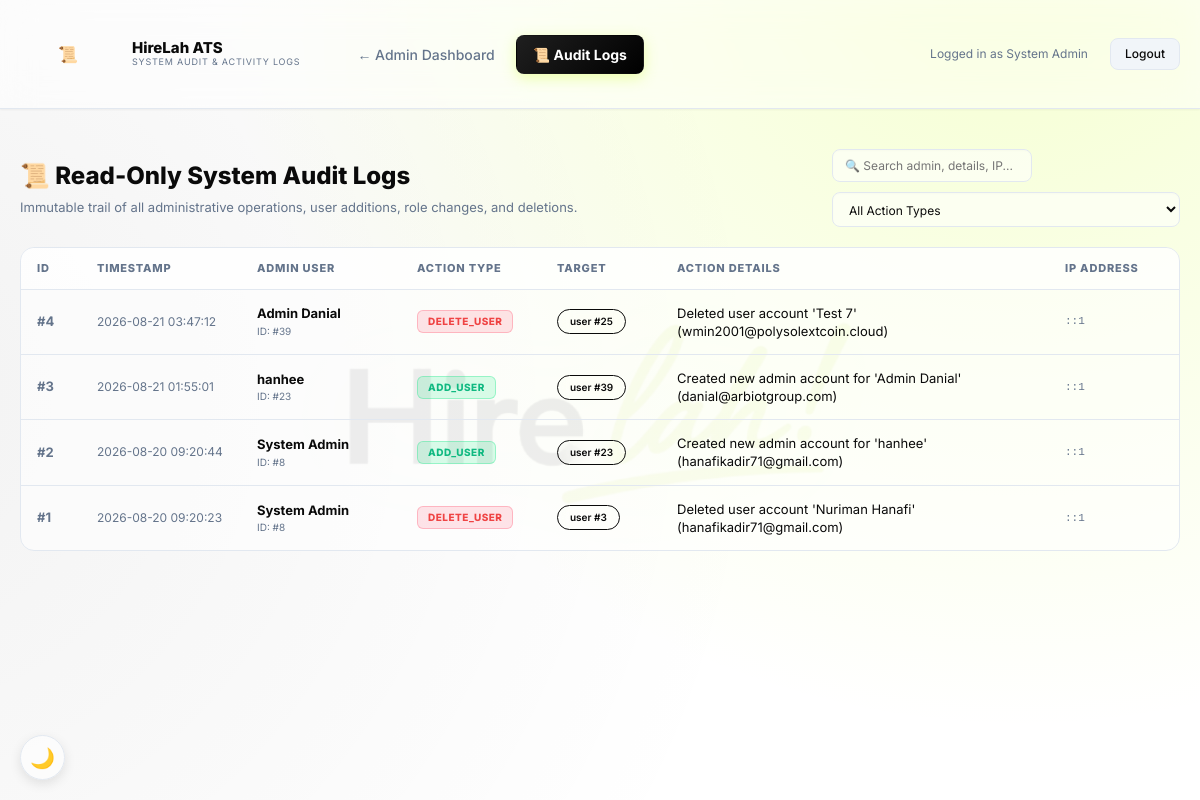
Page /admin_logs.php (signed in) on the committed database.
### tables this page shows
CREATE TABLE `admin_logs` (
  `id` int(11) NOT NULL,
  `admin_id` int(11) NOT NULL,
  `admin_name` varchar(100) NOT NULL,
  `action` varchar(50) NOT NULL,
  `target_type` varchar(50) NOT NULL,
  `target_id` int(11) DEFAULT NULL,
  `details` text DEFAULT NULL,
  `ip_address` varchar(45) DEFAULT NULL,
  `created_at` timestamp NOT NULL DEFAULT current_timestamp()
);

### admin_logs.php (the view, shortened to what this page needs)
<?php
require_once 'auth.php';
$search_query = trim($_GET['search'] ?? '');
$sql = "SELECT * FROM admin_logs WHERE 1=1";
$params = [];
$sql .= " ORDER BY created_at DESC LIMIT 200";
$stmt = $pdo->prepare($sql);
$stmt->execute($params);
$logs = $stmt->fetchAll(PDO::FETCH_ASSOC);
?>
<!DOCTYPE html>
<html lang="en">
<head>
    <link rel="stylesheet" href="style.css?v=<?php echo @filemtime(__DIR__.'/style.css'); ?>">
</head>
<body>
    <div class="bg-watermark-logo"><img src="logo/logo.png?v=<?php echo @filemtime(__DIR__.'/logo/logo.png'); ?>" alt="HireLah Watermark Logo"></div>
    <header>
        <div class="header-inner">
            <div class="logo-box">📜</div>
            <div>
                <div style="font-size:15px; font-weight:800; line-height:1">HireLah ATS</div>
                <div style="font-size:9px; color:var(--mut); letter-spacing:0.8px">SYSTEM AUDIT & ACTIVITY LOGS</div>
            </div>
            <nav style="display:flex; gap:4px; margin-left:24px">
                <a href="admin_dashboard.php">&larr; Admin Dashboard</a>
                <a href="admin_logs.php" class="active">📜 Audit Logs</a>
            </nav>
            <div class="header-right-actions">
                <span class="user-info-text" style="font-size:12px; color:var(--mut); margin-right:10px;">Logged in as <?= htmlspecialchars($_SESSION['user_name']) ?></span>
                <a href="logout.php" class="btn-secondary" style="padding:6px 14px; font-size:12px;">Logout</a>
            </div>
        </div>
    </header>
    <main style="max-width:1200px;">
        <div style="display:flex; justify-content:space-between; align-items:center; margin-bottom:20px; flex-wrap:wrap; gap:16px;">
            <div>
                <h1 style="font-size:24px; font-weight:800; color:var(--txt); margin:0;">📜 Read-Only System Audit Logs</h1>
                <p style="font-size:13px; color:var(--mut); margin:4px 0 0 0;">Immutable trail of all administrative operations, user additions, role changes, and deletions.</p>
            </div>
            <form method="GET" style="display:flex; gap:10px; align-items:center; flex-wrap:wrap; margin:0;">
                <input type="text" name="search" value="<?= htmlspecialchars($search_query) ?>" placeholder="🔍 Search admin, details, IP..." style="padding:8px 12px; font-size:12px; border-radius:8px; border:1px solid var(--bdr); background:var(--surf); color:var(--txt); width:200px;">
                <select name="action_filter" onchange="this.form.submit()" style="padding:8px 12px; font-size:12px; margin:0;">
                    <option value="">All Action Types</option>
                </select>
            </form>
        </div>
        <?php if(empty($logs)): ?>
            <div class="panel" style="text-align:center; padding:60px 20px; border-style:dashed;">
                <div style="font-size:36px; margin-bottom:12px;">📭</div>
                <div style="font-size:18px; font-weight:700; color:var(--txt); margin-bottom:6px;">No audit log records found</div>
                <div style="font-size:13px; color:var(--mut);">State-changing admin actions performed from the admin dashboard will automatically be recorded here.</div>
            </div>
        <?php else: ?>
            <div class="logs-table-wrapper">
                <table class="logs-table">
                    <thead>
                        <tr>
                            <th style="width:60px;">ID</th>
                            <th style="width:160px;">Timestamp</th>
                            <th style="width:160px;">Admin User</th>
                            <th style="width:140px;">Action Type</th>
                            <th style="width:120px;">Target</th>
                            <th>Action Details</th>
                            <th style="width:130px;">IP Address</th>
                        </tr>
                    </thead>
                    <tbody>
                        <?php foreach($logs as $l): ?>
                            <tr>
                                <td style="font-weight:700; color:var(--mut);">#<?= $l['id'] ?></td>
                                <td style="color:var(--mut); white-space:nowrap; font-size:12px;">
                                    <?= date('Y-m-d H:i:s', strtotime($l['created_at'])) ?>
                                </td>
                                <td>
                                    <div style="font-weight:700; color:var(--txt);"><?= htmlspecialchars($l['admin_name']) ?></div>
                                    <div style="font-size:10px; color:var(--mut);">ID: #<?= (int)$l['admin_id'] ?></div>
                                </td>
                                <td>
                                    <span class="action-badge act-<?= htmlspecialchars($l['action']) ?>">
                                        <?= htmlspecialchars(strtoupper($l['action'])) ?>
                                    </span>
                                </td>
                                <td>
                                    <span class="chip" style="font-size:10px;">
                                        <?= htmlspecialchars($l['target_type']) ?> <?= $l['target_id'] ? '#'.$l['target_id'] : '' ?>
                                    </span>
                                </td>
                                <td style="color:var(--txt); line-height:1.4;">
                                    <?= htmlspecialchars($l['details']) ?>
                                </td>
                                <td style="font-family:monospace; color:var(--mut); font-size:11px;">
                                    <?= htmlspecialchars($l['ip_address']) ?>
                                </td>
                            </tr>
                        <?php endforeach; ?>
                    </tbody>
                </table>
            </div>
        <?php endif; ?>
    </main>
</body>
</html>

### style.css (style rules this page uses)
:root { --bg: #FFFFFF; --bg-gradient: radial-gradient(circle at 85% -10%, rgba(217, 255, 79, 0.28) 0%, transparent 60%), radial-gradient(circle at -10% 50%, rgba(10, 10, 10, 0.05) 0%, transparent 65%), #FFFFFF; --surf: rgba(255, 255, 255, 0.55); --card: rgba(255, 255, 255, 0.6); --card-solid: #FFFFFF; --bdr: #E2E8F0; --acc: #6B8A00; --accD: #557000; --gold: #F59E0B; --grn: #10B981; --red: #EF4444; --org: #F97316; --pur: #4F3FF0; --txt: #0A0A0A; --mut: #64748B; --dim: #F1F5F9; --shadow-sm: 0 1px 2px 0 rgba(0, 0, 0, 0.05); --shadow-md: 0 4px 12px -1px rgba(0, 0, 0, 0.1), 0 2px 4px -1px rgba(0, 0, 0, 0.04); --shadow-lg: 0 10px 25px -3px rgba(0, 0, 0, 0.14), 0 4px 6px -2px rgba(0, 0, 0, 0.04); --radius: 12px; --grad-purple: linear-gradient(135deg, #1F1F1F 0%, #000000 100%); --grad-purple-light: linear-gradient(135deg, rgba(0, 0, 0, 0.08) 0%, rgba(0, 0, 0, 0.03) 100%); --lime: #D9FF4F; --glass-blur: blur(16px) saturate(140%); --glass-blur-sm: blur(8px) saturate(140%); --glass-border: 1px solid rgba(255, 255, 255, 0.35); }
body { margin: 0; background: var(--bg-gradient); background-attachment: fixed; color: var(--txt); font-family: 'Inter', system-ui, sans-serif; min-height: 100vh; transition: background 0.3s ease, color 0.3s ease; line-height: 1.5; position: relative; }
.bg-watermark-logo { position: fixed; top: 52%; left: 50%; transform: translate(-50%, -50%); width: 550px; max-width: 80vw; opacity: 0.14; pointer-events: none; z-index: -1 !important; transition: opacity 0.3s ease; }
.bg-watermark-logo img { width: 100%; height: auto; object-fit: contain; filter: drop-shadow(0 0 50px rgba(217, 255, 79, 0.4)); }
* { box-sizing: border-box; }
header { background: var(--surf); border-bottom: 1px solid var(--bdr); padding: 0 20px; position: sticky; top: 0; z-index: 100; backdrop-filter: var(--glass-blur); -webkit-backdrop-filter: var(--glass-blur); box-shadow: var(--shadow-sm); width: 100%; }
.header-inner { width: 100%; max-width: 1300px; margin: 0 auto; height: 108px; display: flex; align-items: center; gap: 16px; }
.logo-box { width: 96px !important; height: 96px !important; min-width: 96px !important; min-height: 96px !important; max-width: 96px !important; max-height: 96px !important; border-radius: 8px; display: flex !important; align-items: center !important; justify-content: center !important; overflow: hidden !important; flex-shrink: 0 !important; position: relative !important; }
nav a { background: transparent; border: 1px solid transparent; border-radius: 8px; color: var(--mut); padding: 8px 16px; text-decoration: none; font-size: 14px; font-weight: 500; transition: all 0.2s ease; }
nav a.active { background: var(--grad-purple) !important; color: #FFFFFF !important; font-weight: 700; box-shadow: 0 4px 14px rgba(217, 255, 79, 0.45); }
main { max-width: 1360px; margin: 40px auto; padding: 0 20px; animation: fadeIn 0.4s ease-out; position: relative; z-index: 1; }
.btn-secondary { background: var(--dim); border: 1px solid var(--bdr); border-radius: 8px; color: var(--txt); padding: 10px 20px; cursor: pointer; font-size: 14px; font-weight: 500; display: inline-block; text-decoration: none; transition: all 0.2s ease; }
.chip { border-radius: 9999px; padding: 4px 12px; font-size: 11px; font-weight: 600; white-space: nowrap; display: inline-block; border: 1px solid; backdrop-filter: var(--glass-blur-sm); -webkit-backdrop-filter: var(--glass-blur-sm); }
input, select, textarea { width: 100%; background: var(--surf); border: 1px solid var(--bdr); border-radius: 8px; padding: 12px 16px; color: var(--txt); font-size: 14px; font-family: inherit; outline: none; box-sizing: border-box; transition: all 0.2s ease; box-shadow: inset 0 1px 2px rgba(0,0,0,0.02); }
.header-right-actions { margin-left: auto !important; margin-right: 0 !important; display: flex; gap: 12px; align-items: center; flex-shrink: 0; }

### rows in the picture
admin_logs: id "4", created_at "2026-08-21 03:47:12", admin_name "Admin Danial", admin "39", action "DELETE_USER", target_type "user", target "25", details "Deleted user account 'Test 7' (wmin2001@polysolextcoin.cloud)", ip_address "::1"
admin_logs: id "3", created_at "2026-08-21 01:55:01", admin_name "hanhee", admin "23", action "ADD_USER", target_type "user", target "39", details "Created new admin account for 'Admin Danial' (danial@arbiotgroup.com)", ip_address "::1"
admin_logs: id "2", created_at "2026-08-20 09:20:44", admin_name "System Admin", admin "8", action "ADD_USER", target_type "user", target "23", details "Created new admin account for 'hanhee' (hanafikadir71@gmail.com)", ip_address "::1"
admin_logs: id "1", created_at "2026-08-20 09:20:23", admin_name "System Admin", admin "8", action "DELETE_USER", target_type "user", target "3", details "Deleted user account 'Nuriman Hanafi' (hanafikadir71@gmail.com)", ip_address "::1"

### other values in the picture
$_SESSION['user_name'] "System Admin"
